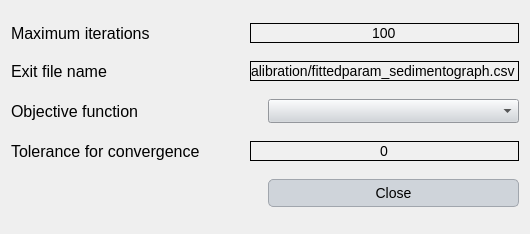
<?xml version="1.0" encoding="UTF-8"?>
<ui version="4.0">
 <class>Dialog</class>
 <widget class="QDialog" name="Dialog">
  <property name="geometry">
   <rect>
    <x>0</x>
    <y>0</y>
    <width>530</width>
    <height>234</height>
   </rect>
  </property>
  <property name="windowTitle">
   <string>Dialog</string>
  </property>
  <property name="styleSheet">
   <string notr="true">QLabel {
    font-family: 'Georgia'; /* Cambiar la fuente a Georgia */
    font-size: 16px; /* Cambiar el tamaño de la fuente */
    color: #000000; /* Color del texto (blanco) */
}

QLineEdit {
    font-family: 'Georgia'; /* Cambiar la fuente a Georgia */
    font-size: 14px; /* Cambiar el tamaño de la fuente */
    color: #000000; /* Color del texto (blanco) */
    background-color: #f0f0f0; /* Color de fondo del QLineEdit */
    border: 1px solid #000000; /* Borde blanco */
}

QComboBox {
    font-family: 'Georgia'; /* Cambiar la fuente a Georgia */
    font-size: 14px; /* Cambiar el tamaño de la fuente */
    color: #000000; /* Color del texto (blanco) */
    background-color: #cfd4da; /* Fondo oscuro del ComboBox */
}

QRadioButton {
    font-family: 'Georgia'; /* Cambiar la fuente a Georgia */
    font-size: 14px; /* Cambiar el tamaño de la fuente */
    color: #000000; /* Color del texto (blanco) */
}

QCheckBox {
    font-family: 'Georgia'; /* Cambiar la fuente a Georgia */
    font-size: 14px; /* Cambiar el tamaño de la fuente */
    color: #000000; /* Color del texto (blanco) */
}

/* Cambiar la fuente y estilo de los QPushButton */
QPushButton {
    font-family: 'Georgia'; /* Cambiar la fuente */
    font-size: 14px; /* Cambiar el tamaño de la fuente */
    color: #000000; /* Color del texto negro */
    background-color: #cfd4da; /* Fondo gris claro */
    border: 1px solid #a1a6ad; /* Borde gris medio */
    border-radius: 5px; /* Bordes redondeados */
    padding: 5px; /* Espaciado interno */
}

/* Estilo cuando el ratón pasa sobre el botón */
QPushButton:hover {
    color: #000000; /* Mantener el texto negro */
    background-color: #b7bcc3; /* Fondo gris un poco más oscuro al pasar el mouse */
}

/* Estilo cuando el botón está presionado */
QPushButton:pressed {
    background-color: #a6acb3; /* Fondo ligeramente más oscuro al presionar */
    color: #000000; /* Mantener el texto negro cuando se presiona */
}



/* Estilo general para QTableWidget y QTableView */
QTableWidget, QTableView {
    font-family: 'Georgia'; /* Cambiar la fuente a Georgia */
    font-size: 14px; /* Tamaño de la fuente */
    color: #000000; /* Color del texto negro */
    background-color: #e6e9ed; /* Fondo gris claro para la tabla */
    gridline-color: #a1a6ad; /* Color de las líneas de la tabla (gris medio) */
    selection-background-color: #b7bcc3; /* Color de fondo cuando se selecciona una celda (gris suave) */
    selection-color: #000000; /* Color del texto cuando la celda está seleccionada (negro) */
}

/* Estilo para el encabezado horizontal de la tabla */
QHeaderView::section {
    font-family: 'Georgia'; /* Cambiar la fuente a Georgia */
    font-size: 14px; /* Tamaño de la fuente */
    color: #000000; /* Color del texto negro */
    background-color: #cfd4da; /* Fondo gris claro del encabezado */
    border: 1px solid #a1a6ad; /* Borde gris medio entre las secciones */
    padding: 4px; /* Espaciado interno en el encabezado */
}

/* Estilo para las celdas de la tabla al pasar el mouse */
QTableWidget::item:hover, QTableView::item:hover {
    background-color: #b7bcc3; /* Fondo gris suave al pasar el mouse */
    color: #000000; /* Mantener el texto negro */
}

/* Estilo para las celdas cuando están seleccionadas */
QTableWidget::item:selected, QTableView::item:selected {
    background-color: #a6acb3; /* Fondo gris intermedio cuando está seleccionado */
    color: #000000; /* Texto negro cuando está seleccionado */
}

/* Ajustar el tamaño de las celdas */
QTableWidget::item, QTableView::item {
    padding: 4px; /* Espaciado interno de las celdas */
}

/* Estilo para el borde inferior de la tabla */
QTableCornerButton::section {
    background-color: #cfd4da; /* Fondo del botón de esquina */
    border: 1px solid #a1a6ad; /* Borde gris medio del botón de esquina */
}</string>
  </property>
  <layout class="QGridLayout" name="gridLayout">
   <item row="0" column="0" colspan="2">
    <layout class="QHBoxLayout" name="horizontalLayout">
     <item>
      <widget class="QLabel" name="label">
       <property name="minimumSize">
        <size>
         <width>233</width>
         <height>0</height>
        </size>
       </property>
       <property name="text">
        <string>Maximum iterations</string>
       </property>
      </widget>
     </item>
     <item>
      <widget class="QLineEdit" name="max_iterations">
       <property name="text">
        <string>100</string>
       </property>
       <property name="alignment">
        <set>Qt::AlignCenter</set>
       </property>
      </widget>
     </item>
    </layout>
   </item>
   <item row="1" column="0" colspan="2">
    <layout class="QHBoxLayout" name="horizontalLayout_2">
     <item>
      <widget class="QLabel" name="label_2">
       <property name="minimumSize">
        <size>
         <width>233</width>
         <height>0</height>
        </size>
       </property>
       <property name="text">
        <string>Exit file name</string>
       </property>
      </widget>
     </item>
     <item>
      <widget class="QLineEdit" name="exit_file">
       <property name="text">
        <string>calibration/fittedparam_sedimentograph.csv</string>
       </property>
       <property name="alignment">
        <set>Qt::AlignCenter</set>
       </property>
      </widget>
     </item>
    </layout>
   </item>
   <item row="2" column="0" colspan="2">
    <layout class="QHBoxLayout" name="horizontalLayout_3">
     <item>
      <widget class="QLabel" name="label_3">
       <property name="minimumSize">
        <size>
         <width>186</width>
         <height>0</height>
        </size>
       </property>
       <property name="text">
        <string>Objective function</string>
       </property>
      </widget>
     </item>
     <item>
      <widget class="QComboBox" name="objective_function"/>
     </item>
    </layout>
   </item>
   <item row="3" column="0" colspan="2">
    <layout class="QHBoxLayout" name="horizontalLayout_4">
     <item>
      <widget class="QLabel" name="label_4">
       <property name="minimumSize">
        <size>
         <width>233</width>
         <height>0</height>
        </size>
       </property>
       <property name="text">
        <string>Tolerance for convergence</string>
       </property>
      </widget>
     </item>
     <item>
      <widget class="QLineEdit" name="tolerance">
       <property name="cursor">
        <cursorShape>IBeamCursor</cursorShape>
       </property>
       <property name="text">
        <string>0</string>
       </property>
       <property name="alignment">
        <set>Qt::AlignCenter</set>
       </property>
      </widget>
     </item>
    </layout>
   </item>
   <item row="4" column="1">
    <widget class="QPushButton" name="close_dialog">
     <property name="text">
      <string>Close</string>
     </property>
    </widget>
   </item>
  </layout>
 </widget>
 <resources/>
 <connections/>
</ui>
